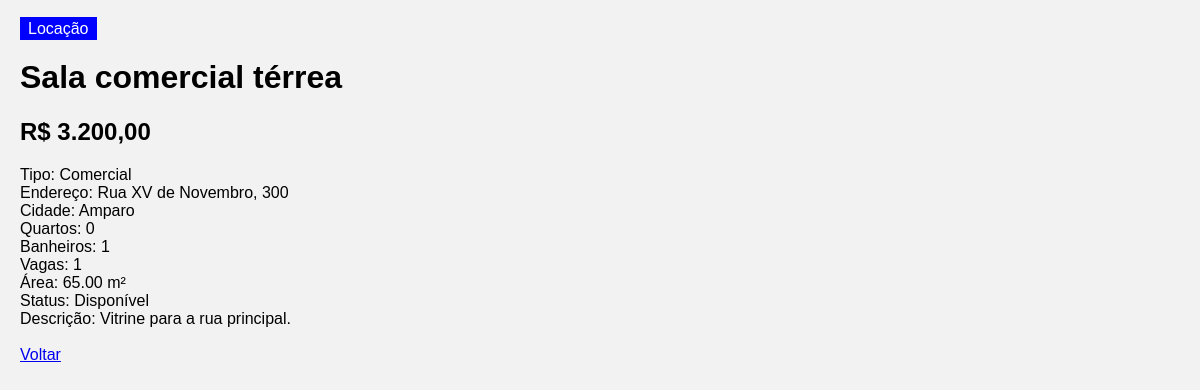
The app's page /Imovel/detalhes.php?id=4 with its own data.
### tables this page shows
CREATE TABLE IF NOT EXISTS imoveis (
    id INT NOT NULL AUTO_INCREMENT,
    titulo VARCHAR(120) NOT NULL,
    tipo_imovel VARCHAR(30) NOT NULL,
    finalidade VARCHAR(15) NOT NULL,
    preco DECIMAL(12,2) NOT NULL,
    endereco VARCHAR(200) NOT NULL,
    cidade VARCHAR(60) NOT NULL,
    quartos INT NOT NULL DEFAULT 0,
    banheiros INT NOT NULL DEFAULT 1,
    vagas_garagem INT NOT NULL DEFAULT 0,
    area_m2 DECIMAL(8,2) NOT NULL,
    descricao TEXT NULL,
    status VARCHAR(20) NOT NULL DEFAULT 'Disponível',
    data_cadastro TIMESTAMP NOT NULL DEFAULT CURRENT_TIMESTAMP,
    PRIMARY KEY (id)
);

### Imovel/detalhes.php (the view, shortened to what this page needs)
<HTML>
<HEAD>
 <link rel="stylesheet" href="estilo.css">
</HEAD>
<BODY>
<?php
$id=$_GET["id"];
$bd=mysqli_connect("localhost","root","","lar_futuro") or die ("erro!");
mysqli_set_charset($bd,"utf8mb4");
$consulta=mysqli_query($bd,"select * from imoveis where id='$id'");
$reg=mysqli_fetch_array($consulta);
if ($reg["finalidade"]=="Venda")
	$classe="venda";
else
	$classe="locacao";
?>
<span class="<?php echo $classe; ?>"><?php echo $reg["finalidade"]; ?></span>
<h1><?php echo $reg["titulo"]; ?></h1>
<h2>R$ <?php echo number_format($reg["preco"],2,",","."); ?></h2>
<?php
echo "Tipo: ".$reg["tipo_imovel"]."<br>
	  Endereço: ".$reg["endereco"]."<br>
	  Cidade: ".$reg["cidade"]."<br>
	  Quartos: ".$reg["quartos"]."<br>
	  Banheiros: ".$reg["banheiros"]."<br>
	  Vagas: ".$reg["vagas_garagem"]."<br>
	  Área: ".$reg["area_m2"]." m²<br>
	  Status: ".$reg["status"]."<br>
	  Descrição: ".$reg["descricao"]."<br>";
?>
<br><a href="index.php">Voltar</a>
</BODY>
</HTML>

### Imovel/estilo.css (style rules this page uses)
body { font-family: Arial; background: #f2f2f2; margin: 20px; }
.locacao { background: blue; color: white; padding: 3px 8px; }

### records on screen
imoveis: finalidade "Locação", titulo "Sala comercial térrea", preco "3.200,00", tipo_imovel "Comercial", endereco "Rua XV de Novembro, 300", cidade "Amparo", quartos "0", banheiros "1", vagas_garagem "1", area_m2 "65.00", status "Disponível", descricao "Vitrine para a rua principal."
